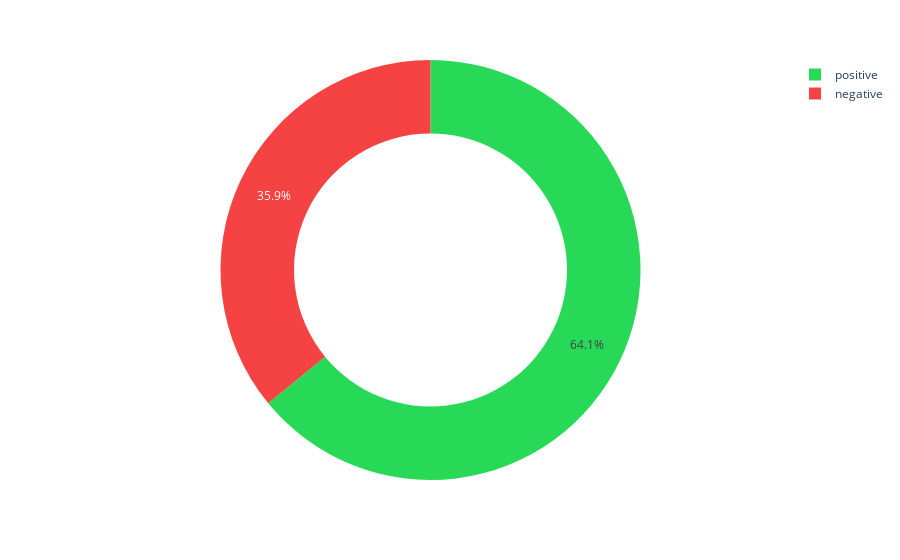

The code cell stored with this chart in its notebook:
### Markdown cell above
## Sentiment

### Code cell
doc_sentiment = pi_df.idxmax(axis=1).map(
    lambda x: "positive" if x == "S0" else "negative"
)
reviews_df["sentiment"] = doc_sentiment

px.pie(
    reviews_df["sentiment"].value_counts(),
    values="sentiment",
    color_discrete_sequence=["#27d957", "#f54242"],
    names=["positive", "negative"],
    hole=0.65,
)

### Figure 1 — Plotly figure (JSON) as saved in the notebook; plotly's stock layout.template omitted (floating-point values rounded to 4 significant figures)
{"data": [{"domain": {"x": [0.0, 1.0], "y": [0.0, 1.0]}, "hole": 0.65, "hovertemplate": "label=%{label}<br>sentiment=%{value}<extra></extra>", "labels": ["positive", "negative"], "legendgroup": "", "name": "", "showlegend": true, "values": [18565, 10418], "type": "pie"}], "layout": {"legend": {"tracegroupgap": 0}, "margin": {"t": 60}, "piecolorway": ["#27d957", "#f54242"]}}
